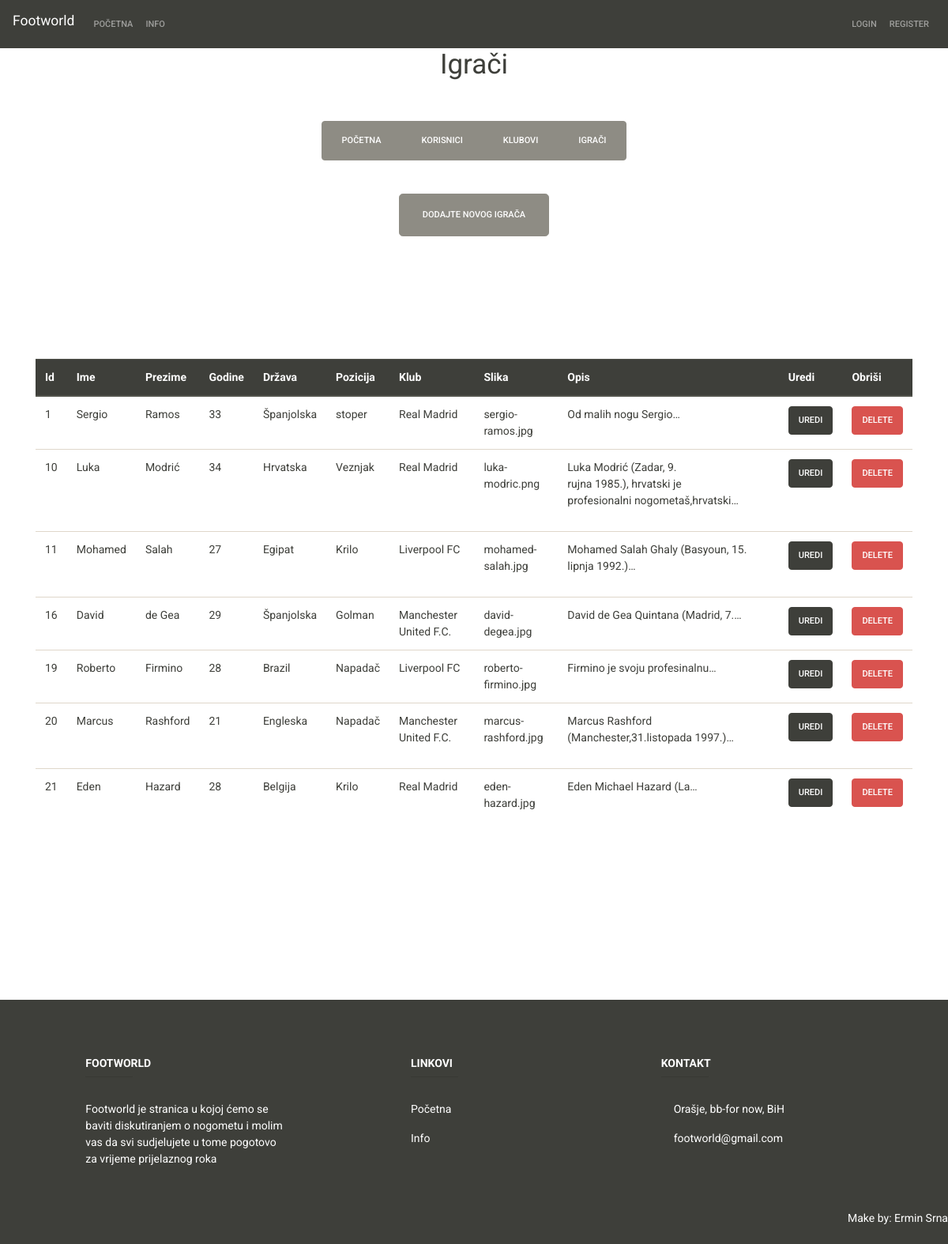
Page /index.php/admin/player on the committed database.
### tables this page shows
CREATE TABLE `klub` (
  `id_klub` int(11) NOT NULL,
  `naziv` varchar(255) NOT NULL,
  `mjesto` varchar(255) NOT NULL,
  `slika` varchar(255) NOT NULL,
  `opis` text NOT NULL
);

### application/controllers/Admin.php (called while the page is built, shortened)
<?php
    class Admin extends CI_Controller
    {
        public function player()
        {
            $data['igrac']= $this->Klub_model->get_all_player();
            $this->load->view('templates/header');
            $this->load->view('admin/igraci',$data);
            $this->load->view('templates/footer');
        }
    }

### index.php (called while the page is built, shortened)
<?php
require_once BASEPATH.'core/CodeIgniter.php';

### application/models/Klub_model.php (called while the page is built, shortened)
<?php
class Klub_model extends CI_Model
{
    public function get_club_by_id($id)
    {
        $query = $this->db->get_where('klub',array('id_klub' => $id));
        return $query->row();
    }
    public function get_all_player()
    {
        $query = $this->db->get('igrač');
        return $query->result_array();
    }
}

### application/views/admin/igraci.php (the view)
<h1 align="center"> Igrači </h1>
<br><br>
<div align="center">
<div class="btn-group btn-group-toggle" data-toggle="buttons">
    <label class="btn btn-secondary">
        <a class="btn text-white" href="<?php echo base_url(); ?>admin/view">Početna</a>
    </label>
    <label class="btn btn-secondary">
        <a class="btn text-white" href="<?php echo base_url(); ?>admin/index">Korisnici</a>
    </label>
    <label class="btn btn-secondary">
        <a class="btn text-white" href="<?php echo base_url(); ?>admin/club">Klubovi</a>
    </label>
    <label class="btn btn-secondary">
    <a class="btn text-white" href="<?php echo base_url(); ?>admin/player">Igrači</a>
    </label>
</div>
</div>
<br><br>
<div align="center">
    <label class="btn btn-secondary btn-lg">
        <a class="btn text-white" href="<?php echo base_url(); ?>admin/create_player">Dodajte novog igrača</a>
    </label>
</div>
<table class="table">
    <thead class="thead-dark">
        <tr>
            <th scope="col">Id</th>
            <th scope="col">Ime</th>
            <th scope="col">Prezime</th>
            <th scope="col">Godine</th>
            <th scope="col">Država</th>
            <th scope="col">Pozicija</th>
            <th scope="col">Klub</th>
            <th scope="col">Slika</th>
            <th scope="col">Opis</th>
            <th scope="col">Uredi</th>
            <th scope="col">Obriši</th>
        </tr>
    </thead>
    <tbody>
<?php foreach($igrac as $player) : ?>
        <tr>
            <td><?php echo $player['id_igrac']; ?></td>
            <td><?php echo $player['ime']; ?></td>
            <td><?php echo $player['prezime']; ?></td>
            <td><?php echo $player['godina']; ?></td>
            <td><?php echo $player['država']; ?></td>
            <td><?php echo $player['pozicija']; ?></td><br>
            <?php $klub=$this->Klub_model->get_club_by_id($player['id_klub']); ?>
            <td><?php echo $klub->naziv; ?></td>
            <td><?php echo $player['slika']; ?></td>
            <td><?php
            echo word_limiter ($player['opis'],4); ?></td>
            <td><a class="btn btn-dark" href="<?php echo base_url(); ?>admin/edit_player/<?php echo $player['id_igrac']; ?>">Uredi</a></td>
            <td><a class="btn btn-danger" href="<?php echo base_url(); ?>admin/delete_player/<?php echo $player['id_igrac']; ?>">Delete</a></td>
        </tr>
<?php endforeach; ?>
    </tbody>
</table>

### application/views/templates/header.php (shortened to what this page needs)
<!DOCTYPE html>
<html>
    <head>
        		<link rel="stylesheet" href="<?php echo base_url(); ?>/assets/css/bootstrap.min.css">
				<link rel="stylesheet" href="<?php echo base_url(); ?>/assets/css/style.css">
				<link rel="stylesheet" href="<?php echo base_url(); ?>assets/js/sweetalert-master/dist/sweetalert.css">
		</head>
    <body>
    <nav id="navbar" class="navbar navbar-expand-lg navbar-dark bg-primary fixed-top ">
	<h2 class="navbar-brand">Footworld</h2>
	<div class="collapse navbar-collapse" id="navbarColor01">
	  <ul class="navbar-nav mr-auto">
		<li class="nav-item ">
			<a class="nav-link" href="<?php echo base_url();?>home">Početna</a>
		</li>
		<li class="nav-item">
			<a class="nav-link" href="<?php echo base_url();?>about">Info</a>
	  </ul>
	  <ul class="navbar-nav navbar-right">
		<?php if(empty($this->session->id))
		 {
		 echo '<li class="nav-item"><a class="nav-link" href="' . base_url().'user/login">Login</a></li>';
		 echo '<li class="nav-item"><a class="nav-link" href="' . base_url().'user/register">Register</a></li>';
		 } ?>
		 </ul>
	</div>
	</nav>
<br>
<div class="container">

### application/views/templates/footer.php (shortened to what this page needs)
        </div>
        <br><br><br><br><br><br><br><br><br><br>
<footer class="page-footer font-small pt-4 bg-primary text-white ">
<div class="container text-center text-md-left mt-5">
  <div class="row mt-3">
    <div class="col-md-3 col-lg-4 col-xl-3 mx-auto mb-4">
      <h6 class="text-uppercase font-weight-bold">Footworld</h6>
      <hr class="deep-purple accent-2 mb-4 mt-0 d-inline-block mx-auto" style="width: 60px;">
      <p> Footworld je stranica u kojoj ćemo se baviti diskutiranjem  o nogometu
          i molim vas da svi sudjelujete u tome pogotovo za vrijeme prijelaznog roka </p>
    </div>
    <div class="col-md-3 col-lg-2 col-xl-2 mx-auto mb-4">
      <h6 class="text-uppercase font-weight-bold">Linkovi</h6>
      <hr class="deep-purple accent-2 mb-4 mt-0 d-inline-block mx-auto" style="width: 60px;">
      <p>
      <a class="text-white" href="<?php echo base_url();?>home">Početna</a>
      </p>
      <p>
      <a class="text-white" href="<?php echo base_url();?>about">Info</a>
      </p>
    </div>
    <div class="col-md-4 col-lg-3 col-xl-3 mx-auto mb-md-0 mb-4">
      <h6 class="text-uppercase font-weight-bold">Kontakt</h6>
      <hr class="deep-purple accent-2 mb-4 mt-0 d-inline-block mx-auto" style="width: 60px;">
      <p>
        <i class="fas fa-home mr-3"></i> Orašje, bb-for now, BiH</p>
      <p>
        <i class="fas fa-envelope mr-3"></i> footworld@gmail.com</p>
    </div>
  </div>
</div>
<div class="footer-copyright text-right py-3">
   <h6>Make by: Ermin Srna</h6>
</div>
</footer>
    </body>
</html>

### rows in the picture
igrač: id_igrac "1", ime "Sergio", prezime "Ramos", godina "33", država "Španjolska", pozicija "stoper", id_klub.naziv "Real Madrid", slika "sergio-ramos.jpg", opis "Od malih nogu Sergio…"
igrač: id_igrac "10", ime "Luka", prezime "Modrić", godina "34", država "Hrvatska", pozicija "Veznjak", id_klub.naziv "Real Madrid", slika "luka-modric.png", opis "Luka Modrić (Zadar, 9. rujna 1985.), hrvatski je profesionalni nogometaš,hrvatski…"
igrač: id_igrac "11", ime "Mohamed", prezime "Salah", godina "27", država "Egipat", pozicija "Krilo", id_klub.naziv "Liverpool FC", slika "mohamed-salah.jpg", opis "Mohamed Salah Ghaly (Basyoun, 15. lipnja 1992.)…"
igrač: id_igrac "16", ime "David", prezime "de Gea", godina "29", država "Španjolska", pozicija "Golman", id_klub.naziv "Manchester United F.C.", slika "david-degea.jpg", opis "David de Gea Quintana (Madrid, 7.…"
igrač: id_igrac "19", ime "Roberto", prezime "Firmino", godina "28", država "Brazil", pozicija "Napadač", id_klub.naziv "Liverpool FC", slika "roberto-firmino.jpg", opis "Firmino je svoju profesinalnu…"
igrač: id_igrac "20", ime "Marcus", prezime "Rashford", godina "21", država "Engleska", pozicija "Napadač", id_klub.naziv "Manchester United F.C.", slika "marcus-rashford.jpg", opis "Marcus Rashford (Manchester,31.listopada 1997.)…"
igrač: id_igrac "21", ime "Eden", prezime "Hazard", godina "28", država "Belgija", pozicija "Krilo", id_klub.naziv "Real Madrid", slika "eden-hazard.jpg", opis "Eden Michael Hazard (La…"
